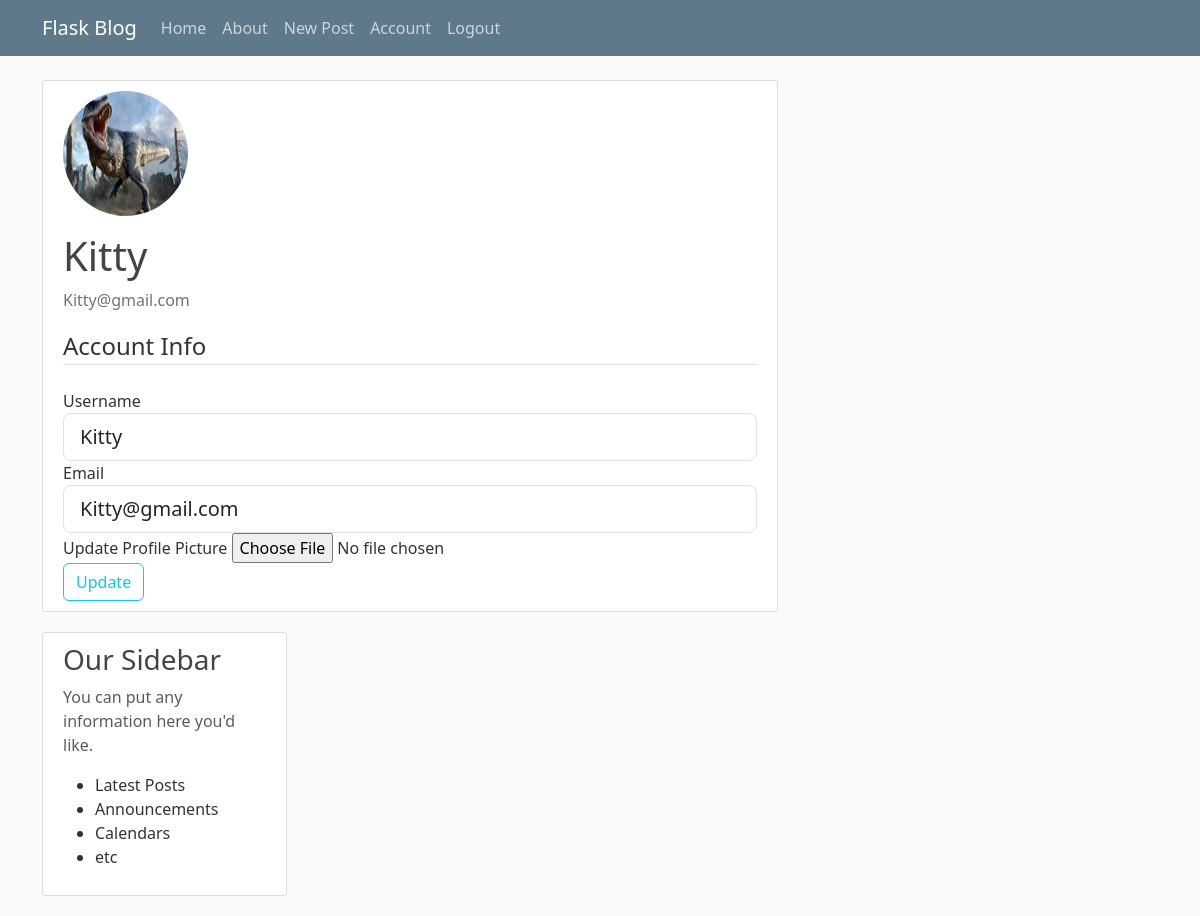
Page /account (signed in) on the committed database.
### app/models.py (models this page shows, shortened)
class User(db.Model, UserMixin):
    id = db.Column(db.Integer, primary_key=True)
    username = db.Column(db.String(20), unique=True, nullable=False)
    email = db.Column(db.String(120), unique=True, nullable=False)
    image_file = db.Column(db.String(20), nullable=False, default='default.jpg')
    password = db.Column(db.String(60), nullable=False)
    posts = db.relationship('Post', backref='author', lazy=True)

### app/routes.py (the view)
@app.route('/account', methods=['GET', 'POST'])
@login_required
def account():
    form = UpdateAccountForm()
    if form.validate_on_submit():
        if form.picture.data:
            picture_file = save_picture(form.picture.data)
            current_user.image_file = picture_file  # Update user's image_file
        current_user.username = form.username.data
        current_user.email = form.email.data
        db.session.commit()
        flash('Your account has been updated!', 'success')
        return redirect(url_for('account'))
    elif request.method == 'GET':
        form.username.data = current_user.username
        form.email.data = current_user.email
    image_file = url_for('static', filename='profile_pics/' + current_user.image_file)
    return render_template('account.html', title='Account', image_file=image_file, form=form)

### app/forms.py (shortened to what this page needs)
class UpdateAccountForm(FlaskForm):
    username = StringField('Username', validators=[DataRequired(), Length(min=2, max=20)])
    email = StringField('Email', validators=[DataRequired(), Email()])
    picture = FileField('Update Profile Picture', validators=[FileAllowed(['jpg', 'jpeg', 'png'], 'Images only!')])
    submit = SubmitField('Update')

### app/models.py (called while the page is built)
@login_manager.user_loader
def load_user(user_id):
	return User.query.get(int(user_id))

### app/templates/account.html (shortened to what this page needs)
{% extends "layout.html" %}
{% block content %}
<div class="content-section">
    <div class="media">
    <img class="rounded-circle account-img" src="{{ url_for('static', filename='Profile_pics/' + current_user.image_file) }}" alt="Profile Picture">
    <div class="media-body">
        <div class="media-body">
            <h2 class="account-heading">{{ current_user.username }}</h2>
            <p class="text-secondary">{{ current_user.email }}</p>
        </div>
    </div>
    <form method="POST" action="" enctype="multipart/form-data">
        <fieldset class="form-group">
            <legend class="border-bottom mb-4">Account Info</legend>
            <div class="form-group">
                {{ form.username.label(class="form-control-label") }}
                {% if form.username.errors %}
                    {{ form.username(class="form-control form-control-lg is-invalid") }}
                    <div class="invalid-feedback">
                        {% for error in form.username.errors %}
                            <span>{{ error }}</span>
                        {% endfor %}
                    </div>
                {% else %}
                    {{ form.username(class="form-control form-control-lg") }}
                {% endif %}
            </div>
            <div class="form-group">
                {{ form.email.label(class="form-control-label") }}
                {% if form.email.errors %}
                    {{ form.email(class="form-control form-control-lg is-invalid") }}
                    <div class="invalid-feedback">
                        {% for error in form.email.errors %}
                            <span>{{ error }}</span>
                        {% endfor %}
                    </div>
                {% else %}
                    {{ form.email(class="form-control form-control-lg") }}
                {% endif %}
            </div>
            <div class="form-group">
                {{ form.picture.label(class="form-control-label") }}
                {{ form.picture(class="form-control-file") }}
            </div>
        </fieldset>
        <div class="form-group">
            {{ form.submit(class="btn btn-outline-info") }}
        </div>
    </form>
</div>
{% endblock content %}

### app/static/main.css (style rules this page uses)
body { background: #fafafa; color: #333333; margin-top: 5rem; }
h1, h2, h3, h4, h5, h6 { color: #444444; }
.content-section { background: #ffffff; padding: 10px 20px; border: 1px solid #dddddd; border-radius: 3px; margin-bottom: 20px; }
.account-img { height: 125px; width: 125px; margin-right: 20px; margin-bottom: 16px; }
.account-heading { font-size: 2.5rem; }

### rows in the picture
User: image_file (picture), username "Kitty", email "Kitty@gmail.com"
